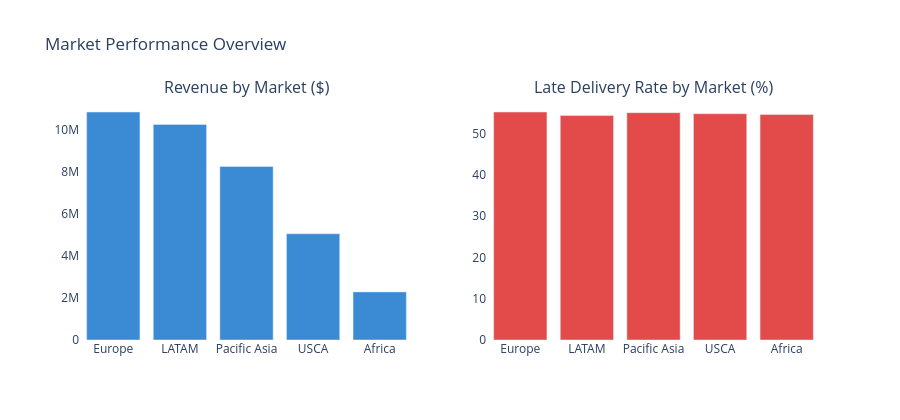

The notebook cell saved with this chart:
### Markdown cell above
---
## Chart 3 — Revenue & Late Rate by Market

### Code cell
if 'Market' in df.columns:
    market_stats = df.groupby('Market').agg(
        Revenue   = ('Revenue', 'sum'),
        Late_Rate = ('Is_Late', 'mean'),
        Orders    = ('Revenue', 'count')
    ).reset_index().sort_values('Revenue', ascending=False)

    market_stats['Late_Rate_Pct'] = market_stats['Late_Rate'] * 100

    fig = make_subplots(
        rows=1, cols=2,
        subplot_titles=('Revenue by Market ($)', 'Late Delivery Rate by Market (%)')
    )

    fig.add_trace(
        go.Bar(x=market_stats['Market'], y=market_stats['Revenue'],
               marker_color='#3B8BD4', name='Revenue'),
        row=1, col=1
    )
    fig.add_trace(
        go.Bar(x=market_stats['Market'], y=market_stats['Late_Rate_Pct'],
               marker_color='#E24B4A', name='Late Rate %'),
        row=1, col=2
    )

    fig.update_layout(title='Market Performance Overview', plot_bgcolor='white',
                      height=420, showlegend=False)
    fig.write_html('../outputs/chart3_market_analysis.html')
    fig.show()
    print('Chart 3 saved ✓')

### Figure 1 — Plotly figure (JSON) as saved in the notebook; plotly's stock layout.template omitted (floating-point values rounded to 4 significant figures)
{"data": [{"marker": {"color": "#3B8BD4"}, "name": "Revenue", "type": "bar", "x": ["Europe", "LATAM", "Pacific Asia", "USCA", "Africa"], "xaxis": "x", "y": [10870000.0, 10280000.0, 8274000.0, 5067000.0, 2294000.0], "yaxis": "y"}, {"marker": {"color": "#E24B4A"}, "name": "Late Rate %", "type": "bar", "x": ["Europe", "LATAM", "Pacific Asia", "USCA", "Africa"], "xaxis": "x2", "y": [55.21, 54.36, 55.05, 54.8, 54.59], "yaxis": "y2"}], "layout": {"annotations": [{"font": {"size": 16}, "showarrow": false, "text": "Revenue by Market ($)", "x": 0.225, "xanchor": "center", "xref": "paper", "y": 1, "yanchor": "bottom", "yref": "paper"}, {"font": {"size": 16}, "showarrow": false, "text": "Late Delivery Rate by Market (%)", "x": 0.775, "xanchor": "center", "xref": "paper", "y": 1, "yanchor": "bottom", "yref": "paper"}], "height": 420, "plot_bgcolor": "white", "showlegend": false, "title": {"text": "Market Performance Overview"}, "xaxis": {"anchor": "y", "domain": [0, 0.45]}, "xaxis2": {"anchor": "y2", "domain": [0.55, 1]}, "yaxis": {"anchor": "x", "domain": [0, 1]}, "yaxis2": {"anchor": "x2", "domain": [0, 1]}}}
